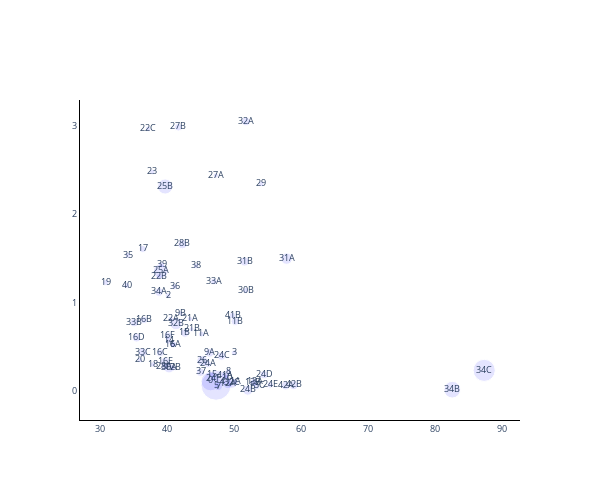

Notebook code cell kept with this figure:
### Code cell
# Plot main figure with numbers
fig = go.Figure()

fig.add_trace(go.Scatter(
    x=to_plot['dense_surface_perc'],
    y=to_plot['ridge_surface_perc'],
    mode='markers+text',
    marker=dict(
        size=resized_size,
        color='blue',
        opacity=0.1
    ),
    text=to_plot['ROI-id'],
    textposition="middle center",
))

fig.update_layout({
    'plot_bgcolor': 'rgba(255,255,255,1)',
    'paper_bgcolor': 'rgba(255,255,255,1)',
    'xaxis': dict(
        zeroline = False,
        showgrid = False,
        tickmode = 'linear',
        tick0 = 0,
        dtick = 10,
        showline=True,
        linewidth = 1,
        linecolor='black'
    ),
    'yaxis': dict(
        zeroline = False,
        showgrid = False,
        tickmode = 'linear',
        tick0 = 0,
        dtick = 1,
        showline=True,
        linewidth = 1,
        linecolor='black'
    )
})
fig.update_layout(
    width=fig_width,
    height=fig_height,
    showlegend=False,
    font=dict(
        size=9
    )
)

#fig.update_xaxes(showline=True, linewidth=1, linecolor='black')
#fig.update_yaxes(showline=True, linewidth=1, linecolor='black')
fig.show()
fig.write_image("/Users/lukasvandenheuvel/Documents/EPFL/MA4/PDM/Figures/ext_fig_aggregates/scatterplot_main_numbers.pdf")

### Figure 1 — Plotly figure (JSON) as saved in the notebook; plotly's stock layout.template omitted (floating-point values rounded to 4 significant figures)
{"data": [{"marker": {"color": "blue", "opacity": 0.1, "size": [19.14, 6.433, 5.417, 5.421, 6.368, 30, 8.413, 5.614, 8.556, 6.741, 8.676, 6.495, 5.144, 5.903, 8.001, 9.69, 6.138, 7.836, 6.615, 7.059, 5.571, 7.208, 6.55, 7.352, 7.717, 8.726, 9.759, 7.898, 7.152, 5.249, 6.294, 5.604, 5.109, 5, 5.246, 5.495, 5.548, 7.453, 5.699, 10.12, 8.097, 8.097, 6.608, 14.68, 15.14, 5.872, 10.61, 5.218, 6.959, 7.719, 5.89, 9.186, 9.856, 11.39, 8.724, 6.724, 8.532, 16.65, 5.92, 6.017, 5.766, 9.217, 12.24, 8.147, 22.1, 8.165, 5.814, 5.934, 5.869, 10.49, 8.811, 6.981, 8.657, 6.684, 8.955]}, "mode": "markers+text", "text": ["0", "1A", "2", "3", "4", "5", "1B", "6", "7", "8", "9A", "10", "9B", "11A", "11B", "12A", "12B", "13A", "14", "13B", "15", "13C", "16A", "16B", "16C", "16D", "16E", "16F", "17", "18", "19", "20", "21A", "21B", "22A", "22B", "23", "24A", "22C", "24B", "24C", "24D", "24E", "25A", "25B", "24F", "26", "27A", "28A", "27B", "29", "28B", "30A", "31A", "32A", "33A", "34A", "34B", "35", "30B", "36", "31B", "32B", "33B", "34C", "37", "38", "39", "40", "32C", "33C", "41A", "42A", "41B", "42B"], "textposition": "middle center", "type": "scatter", "x": [46.49, 50.16, 40.15, 50.0, 48.25, 47.31, 42.65, 40.84, 47.64, 49.14, 46.34, 48.9, 42.0, 45.12, 50.14, 49.07, 40.94, 53.05, 40.22, 52.84, 46.68, 53.34, 40.95, 36.53, 38.98, 35.45, 39.71, 40.12, 36.36, 37.88, 30.88, 35.96, 43.41, 43.65, 40.52, 38.82, 37.8, 46.04, 37.17, 52.04, 48.12, 54.46, 55.39, 39.05, 39.71, 46.9, 45.23, 47.26, 39.57, 41.68, 54.04, 42.29, 40.28, 57.85, 51.76, 46.98, 38.8, 82.55, 34.17, 51.72, 41.14, 51.55, 41.32, 35.09, 87.31, 44.99, 44.33, 39.17, 33.96, 49.67, 36.35, 48.63, 57.69, 49.76, 58.88], "y": [0.1117, 0.1027, 1.081, 0.4343, 0.1025, 0.06628, 0.6569, 0.5253, 0.05388, 0.2148, 0.4328, 0.1523, 0.8801, 0.6443, 0.7879, 0.08202, 0.2626, 0.1026, 0.567, 0.09089, 0.1799, 0.05589, 0.5284, 0.8039, 0.4317, 0.604, 0.328, 0.6248, 1.606, 0.3018, 1.229, 0.3522, 0.8175, 0.7006, 0.8162, 1.296, 2.478, 0.3065, 2.965, 0.01125, 0.3957, 0.1842, 0.07029, 1.356, 2.313, 0.1452, 0.3421, 2.437, 0.2725, 2.983, 2.343, 1.66, 0.261, 1.498, 3.048, 1.239, 1.12, 0.01602, 1.536, 1.138, 1.181, 1.465, 0.763, 0.773, 0.2345, 0.2136, 1.415, 1.427, 1.195, 0.09222, 0.4379, 0.178, 0.06142, 0.8533, 0.06685]}], "layout": {"font": {"size": 9}, "height": 500, "paper_bgcolor": "rgba(255,255,255,1)", "plot_bgcolor": "rgba(255,255,255,1)", "showlegend": false, "width": 600, "xaxis": {"dtick": 10, "linecolor": "black", "linewidth": 1, "showgrid": false, "showline": true, "tick0": 0, "tickmode": "linear", "zeroline": false}, "yaxis": {"dtick": 1, "linecolor": "black", "linewidth": 1, "showgrid": false, "showline": true, "tick0": 0, "tickmode": "linear", "zeroline": false}}}
